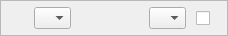
         <widget class="QFrame" name="frameTop">
          <property name="minimumSize">
           <size>
            <width>0</width>
            <height>36</height>
           </size>
          </property>
          <property name="maximumSize">
           <size>
            <width>16777215</width>
            <height>36</height>
           </size>
          </property>
          <property name="frameShape">
           <enum>QFrame::StyledPanel</enum>
          </property>
          <property name="frameShadow">
           <enum>QFrame::Raised</enum>
          </property>
          <layout class="QVBoxLayout" name="verticalLayout_5">
           <property name="topMargin">
            <number>6</number>
           </property>
           <property name="bottomMargin">
            <number>6</number>
           </property>
           <item>
            <layout class="QHBoxLayout" name="horizontalLayout">
             <property name="spacing">
              <number>6</number>
             </property>
             <item>
              <widget class="QLabel" name="labelBuildModeIcon">
               <property name="minimumSize">
                <size>
                 <width>16</width>
                 <height>16</height>
                </size>
               </property>
               <property name="maximumSize">
                <size>
                 <width>16</width>
                 <height>16</height>
                </size>
               </property>
               <property name="toolTip">
                <string>Mode Selection</string>
               </property>
               <property name="text">
                <string/>
               </property>
               <property name="pixmap">
                <pixmap resource="RocketPlugin.qrc">:/images/icon-build-mode.png</pixmap>
               </property>
               <property name="scaledContents">
                <bool>true</bool>
               </property>
               <property name="indent">
                <number>0</number>
               </property>
              </widget>
             </item>
             <item>
              <widget class="QComboBox" name="buildModeComboBox">
               <property name="sizePolicy">
                <sizepolicy hsizetype="Expanding" vsizetype="Fixed">
                 <horstretch>0</horstretch>
                 <verstretch>0</verstretch>
                </sizepolicy>
               </property>
               <property name="font">
                <font>
                 <family>Arial</family>
                 <pointsize>-1</pointsize>
                 <weight>75</weight>
                 <bold>true</bold>
                </font>
               </property>
               <property name="toolTip">
                <string>Mode Selection</string>
               </property>
              </widget>
             </item>
             <item>
              <spacer name="horizontalSpacer">
               <property name="orientation">
                <enum>Qt::Horizontal</enum>
               </property>
               <property name="sizeType">
                <enum>QSizePolicy::Fixed</enum>
               </property>
               <property name="sizeHint" stdset="0">
                <size>
                 <width>50</width>
                 <height>1</height>
                </size>
               </property>
              </spacer>
             </item>
             <item>
              <widget class="QLabel" name="labelBuildCameraIcon">
               <property name="minimumSize">
                <size>
                 <width>16</width>
                 <height>16</height>
                </size>
               </property>
               <property name="maximumSize">
                <size>
                 <width>16</width>
                 <height>16</height>
                </size>
               </property>
               <property name="toolTip">
                <string>Camera Selection</string>
               </property>
               <property name="styleSheet">
                <string notr="true"/>
               </property>
               <property name="text">
                <string/>
               </property>
               <property name="pixmap">
                <pixmap resource="RocketPlugin.qrc">:/images/icon-camera.png</pixmap>
               </property>
               <property name="scaledContents">
                <bool>true</bool>
               </property>
               <property name="indent">
                <number>0</number>
               </property>
              </widget>
             </item>
             <item>
              <widget class="QComboBox" name="cameraModeComboBox">
               <property name="sizePolicy">
                <sizepolicy hsizetype="Expanding" vsizetype="Fixed">
                 <horstretch>0</horstretch>
                 <verstretch>0</verstretch>
                </sizepolicy>
               </property>
               <property name="font">
                <font>
                 <family>Arial</family>
                 <pointsize>-1</pointsize>
                 <weight>75</weight>
                 <bold>true</bold>
                </font>
               </property>
               <property name="toolTip">
                <string>Camera Selection</string>
               </property>
              </widget>
             </item>
             <item>
              <widget class="QCheckBox" name="pinBuildMode">
               <property name="styleSheet">
                <string notr="true">padding-left: 4px;</string>
               </property>
               <property name="text">
                <string/>
               </property>
              </widget>
             </item>
            </layout>
           </item>
          </layout>
         </widget>
